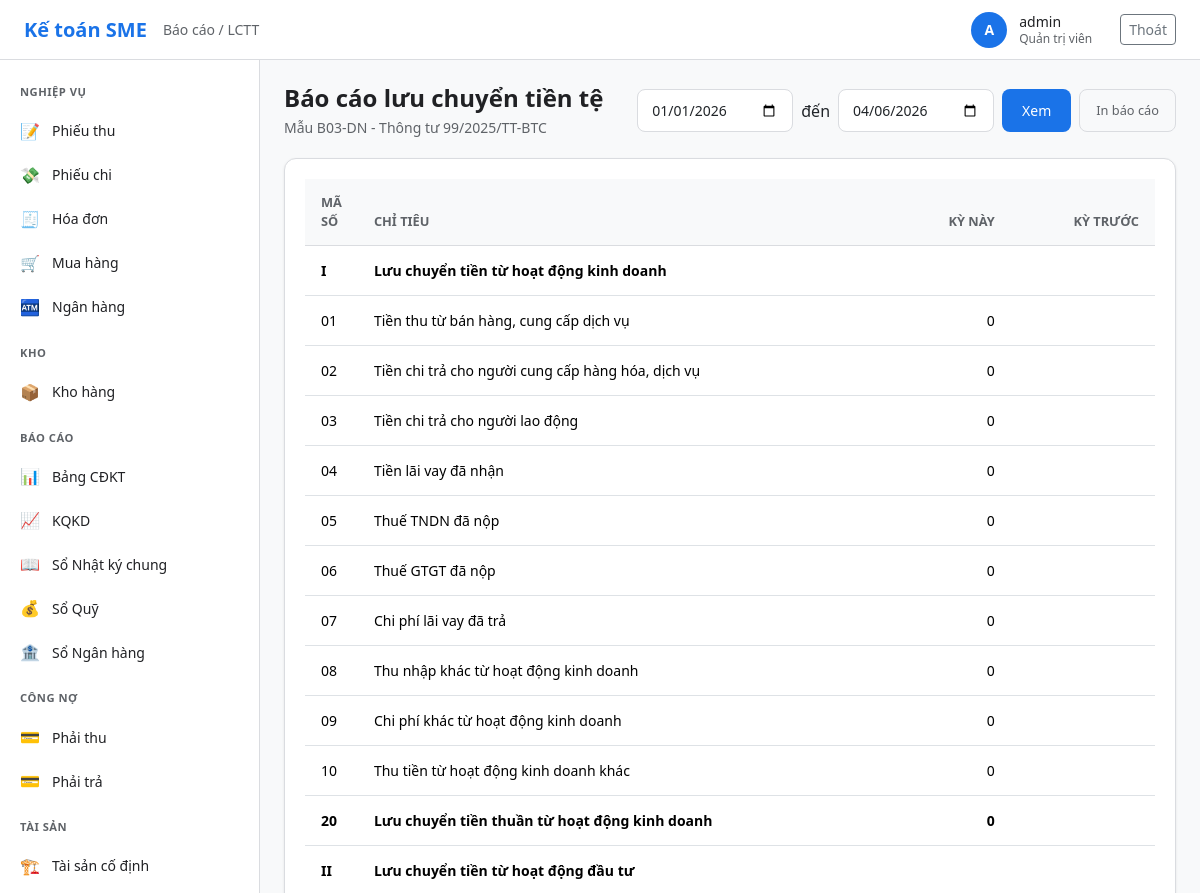
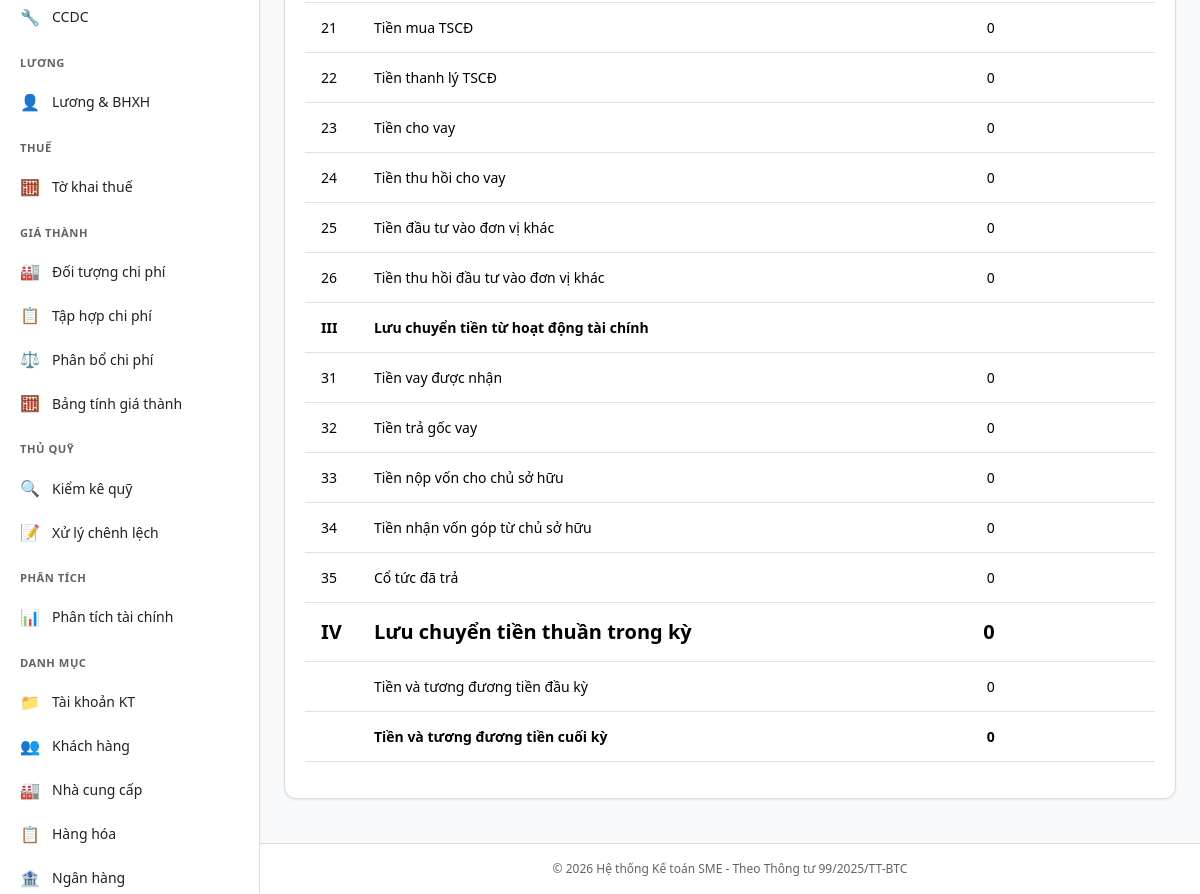
The app's page /bao-cao/lctt/ (signed in), older data (2 pictures, top to bottom).
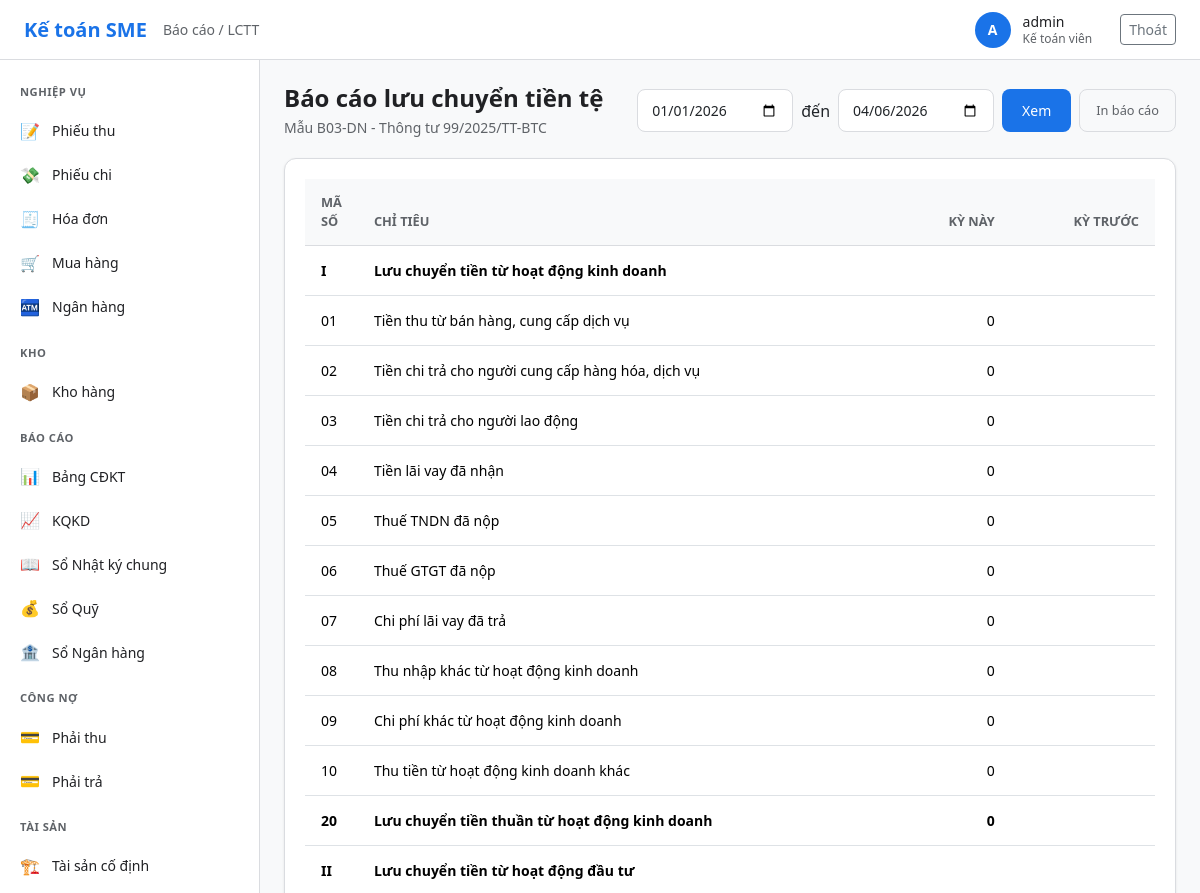
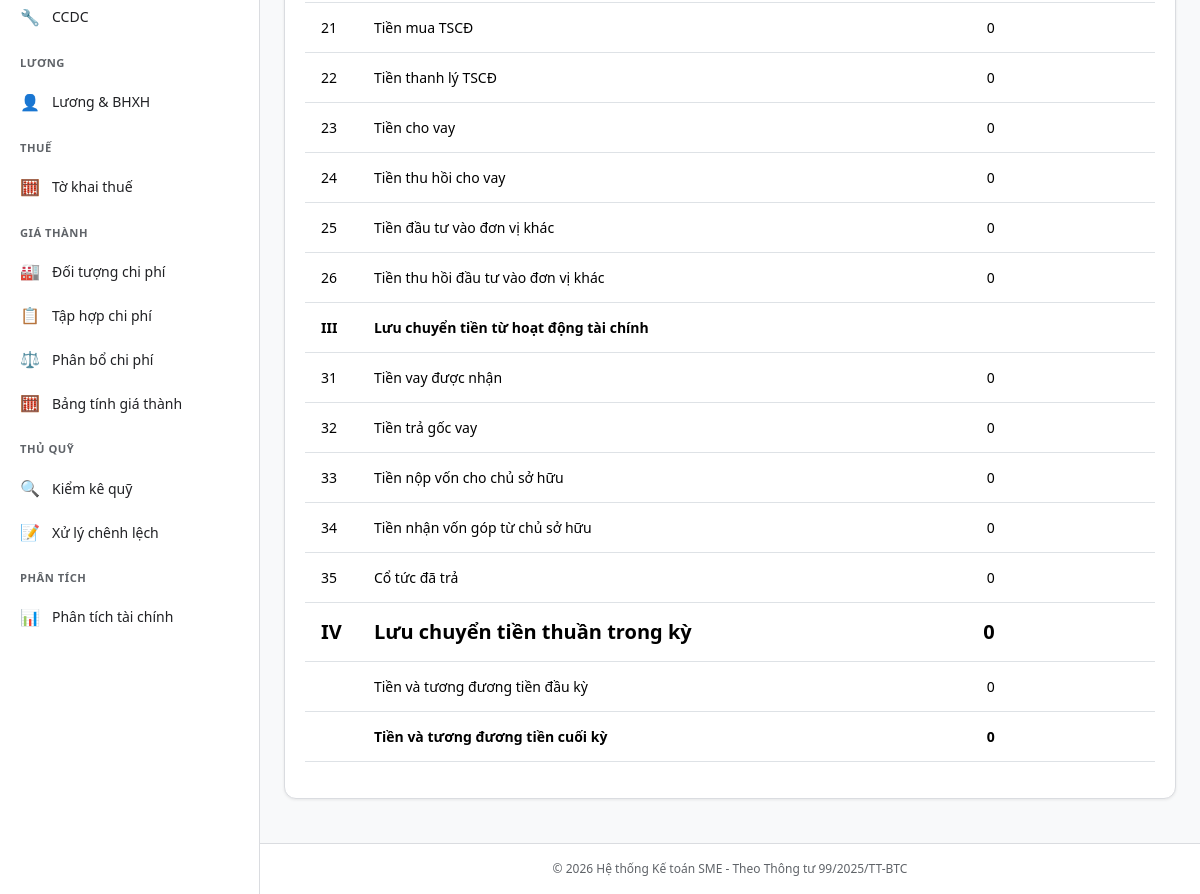
The same page, newer data (2 pictures, top to bottom).
### apps/bao_cao/views.py (the view)
# urls.py: path("lctt/", views.BaoCaoLuuChuyenTienTeView.as_view(), name="lctt"),
class BaoCaoLuuChuyenTienTeView(LoginRequiredMixin, TemplateView):
    template_name = "bao_cao/lctt.html"
    def get_context_data(self, **kwargs):
        context = super().get_context_data(**kwargs)
        tu = self.request.GET.get("tu")
        den = self.request.GET.get("den")
        if tu and den:
            from datetime import datetime
            tu = datetime.strptime(tu, "%Y-%m-%d").date()
            den = datetime.strptime(den, "%Y-%m-%d").date()
        else:
            tu = date(date.today().year, 1, 1)
            den = date.today()
        context["report"] = lap_bao_cao_luu_chuyen_tien_te(tu, den)
        context["tu_ngay"] = tu
        context["den_ngay"] = den
        return context

### apps/bao_cao/services.py (called while the page is built)
def _get_period_totals(ma_tai_khoan: str, tu_ngay: date, den_ngay: date) -> Dict[str, Decimal]:
    chi_tiet = ButToanChiTiet.objects.filter(
        but_toan__ngay_hach_toan__gte=tu_ngay,
        but_toan__ngay_hach_toan__lte=den_ngay,
        but_toan__trang_thai="posted",
        tai_khoan__ma_tai_khoan=ma_tai_khoan,
    )
    no_tong = chi_tiet.filter(loai_no_co="no").aggregate(total=Sum("so_tien"))["total"] or Decimal("0")
    co_tong = chi_tiet.filter(loai_no_co="co").aggregate(total=Sum("so_tien"))["total"] or Decimal("0")
    return {"no_tong": no_tong, "co_tong": co_tong, "so_du": no_tong - co_tong}

def _line(ma_so: str, ten_chi_tieu: str, so_tien) -> Dict:
    return {
        "ma_so": ma_so,
        "ten_chi_tieu": ten_chi_tieu,
        "so_tien": Decimal(str(so_tien)),
    }

### templates/bao_cao/lctt.html (shortened to what this page needs)
{% extends "base.html" %}
{% block breadcrumb %}Báo cáo / LCTT{% endblock %}
{% block content %}
<div class="page-header">
    <div>
        <h2>Báo cáo lưu chuyển tiền tệ</h2>
        <p class="page-desc">Mẫu B03-DN - Thông tư 99/2025/TT-BTC</p>
    </div>
    <div class="d-flex gap-2">
        <form method="get" class="d-flex gap-2">
            <input type="date" name="tu" value="{{ tu_ngay|date:'Y-m-d' }}" class="form-control">
            <span class="align-self-center">đến</span>
            <input type="date" name="den" value="{{ den_ngay|date:'Y-m-d' }}" class="form-control">
            <button type="submit" class="btn btn-primary">Xem</button>
        </form>
        <button onclick="window.print()" class="btn btn-outline-secondary">In báo cáo</button>
    </div>
</div>
<div class="card">
    <div class="card-body">
        <table class="table table-sm">
            <thead>
                <tr>
                    <th style="width:5%">Mã số</th>
                    <th style="width:60%">Chỉ tiêu</th>
                    <th class="text-end" style="width:17%">Kỳ này</th>
                    <th class="text-end" style="width:17%">Kỳ trước</th>
                </tr>
            </thead>
            <tbody>
                <tr class="fw-bold bg-light"><td>I</td><td colspan="3">Lưu chuyển tiền từ hoạt động kinh doanh</td></tr>
                {% for ma_so, line in report.I.chi_tiet.items %}
                <tr class="{% if ma_so == '20' %}fw-bold{% endif %}">
                    <td>{{ ma_so }}</td><td>{{ line.ten_chi_tieu }}</td>
                    <td class="text-end">{{ line.so_tien|floatformat:0 }}</td><td></td>
                </tr>
                {% endfor %}
                <tr class="fw-bold bg-light"><td>II</td><td colspan="3">Lưu chuyển tiền từ hoạt động đầu tư</td></tr>
                {% for ma_so, line in report.II.chi_tiet.items %}
                <tr>
                    <td>{{ ma_so }}</td><td>{{ line.ten_chi_tieu }}</td>
                    <td class="text-end">{{ line.so_tien|floatformat:0 }}</td><td></td>
                </tr>
                {% endfor %}
                <tr class="fw-bold bg-light"><td>III</td><td colspan="3">Lưu chuyển tiền từ hoạt động tài chính</td></tr>
                {% for ma_so, line in report.III.chi_tiet.items %}
                <tr>
                    <td>{{ ma_so }}</td><td>{{ line.ten_chi_tieu }}</td>
                    <td class="text-end">{{ line.so_tien|floatformat:0 }}</td><td></td>
                </tr>
                {% endfor %}
                <tr class="fw-bold fs-5 bg-light"><td>IV</td><td>Lưu chuyển tiền thuần trong kỳ</td><td class="text-end">{{ report.IV.tong_luu_chuyen|floatformat:0 }}</td><td></td></tr>
                <tr><td></td><td>Tiền và tương đương tiền đầu kỳ</td><td class="text-end">{{ report.IV.tien_dau_ky|floatformat:0 }}</td><td></td></tr>
                <tr class="fw-bold"><td></td><td>Tiền và tương đương tiền cuối kỳ</td><td class="text-end">{{ report.IV.tien_cuoi_ky|floatformat:0 }}</td><td></td></tr>
            </tbody>
        </table>
    </div>
</div>
{% endblock %}

### templates/base.html (shortened to what the changed rows need)
<!DOCTYPE html>
<html lang="vi">
<head>
    {% load django_bootstrap5 %}
    {% bootstrap_css %}
</head>
<body>
    <header class="app-header">
        <div class="header-right">
            <div class="user-menu">
                <div class="user-info">
                    <div class="user-name">{{ user.username|default:"Khách" }}</div>
                    <div class="user-role">
                        {% if user.is_superuser %}Quản trị viên
                        {% else %}Kế toán viên{% endif %}
                    </div>
                </div>
            </div>
        </div>
    </header>
    <aside class="app-sidebar">
        {% if user.is_superuser %}
        <div class="sidebar-section">
            <div class="sidebar-section-title">Danh mục</div>
            <ul class="sidebar-menu">
                <li class="sidebar-item">
                    <a href="{% url 'danh_muc:taikhoan_list' %}" class="sidebar-link">
                        <span class="icon">📁</span> Tài khoản KT
                    </a>
                </li>
                <li class="sidebar-item">
                    <a href="{% url 'danh_muc:khachhang_list' %}" class="sidebar-link">
                        <span class="icon">👥</span> Khách hàng
                    </a>
                </li>
                <li class="sidebar-item">
                    <a href="{% url 'danh_muc:nhacungcap_list' %}" class="sidebar-link">
                        <span class="icon">🏭</span> Nhà cung cấp
                    </a>
                </li>
                <li class="sidebar-item">
                    <a href="{% url 'danh_muc:hanghoa_list' %}" class="sidebar-link">
                        <span class="icon">📋</span> Hàng hóa
                    </a>
                </li>
                <li class="sidebar-item">
                    <a href="{% url 'danh_muc:nganhang_list' %}" class="sidebar-link">
                        <span class="icon">🏦</span> Ngân hàng
                    </a>
                </li>
            </ul>
        </div>
        {% endif %}
    </aside>
    <main class="app-main">
        {% block content %}{% endblock %}
    </main>
</body>
</html>

Row changes from the older to the newer data that the page shows:
changed NguoiDung "admin": is_superuser True → False (drawn)
Text that changed along with them:
text no longer shown: "Quản trị viên DANH MỤC 📁 Tài khoản KT 👥 Khách hàng 🏭 Nhà cung cấp 📋 Hàng hóa 🏦 Ngân hàng"
text now shown: "Kế toán viên"
